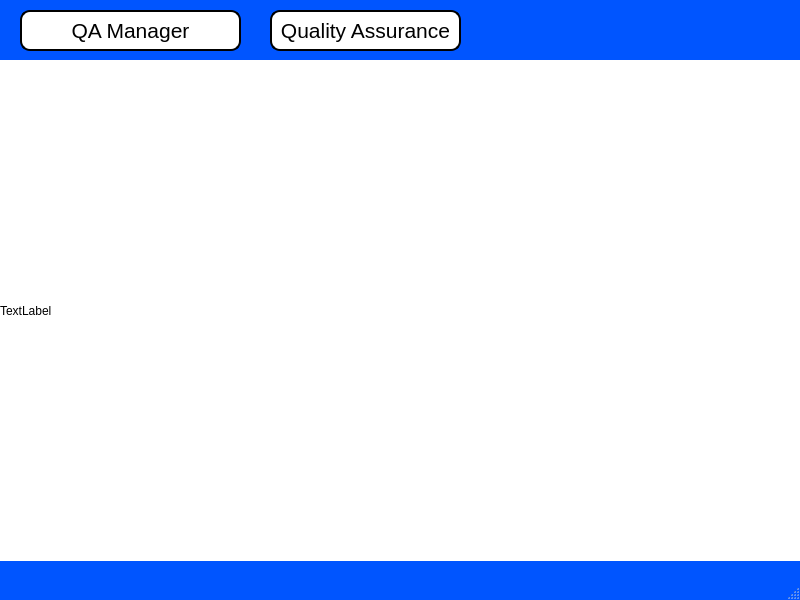
<?xml version="1.0" encoding="UTF-8"?>
<ui version="4.0">
 <class>MainWindow</class>
 <widget class="QMainWindow" name="MainWindow">
  <property name="geometry">
   <rect>
    <x>0</x>
    <y>0</y>
    <width>800</width>
    <height>600</height>
   </rect>
  </property>
  <property name="palette">
   <palette>
    <active>
     <colorrole role="WindowText">
      <brush brushstyle="SolidPattern">
       <color alpha="255">
        <red>0</red>
        <green>0</green>
        <blue>0</blue>
       </color>
      </brush>
     </colorrole>
     <colorrole role="Button">
      <brush brushstyle="SolidPattern">
       <color alpha="255">
        <red>0</red>
        <green>85</green>
        <blue>255</blue>
       </color>
      </brush>
     </colorrole>
     <colorrole role="Light">
      <brush brushstyle="SolidPattern">
       <color alpha="255">
        <red>127</red>
        <green>170</green>
        <blue>255</blue>
       </color>
      </brush>
     </colorrole>
     <colorrole role="Midlight">
      <brush brushstyle="SolidPattern">
       <color alpha="255">
        <red>63</red>
        <green>127</green>
        <blue>255</blue>
       </color>
      </brush>
     </colorrole>
     <colorrole role="Dark">
      <brush brushstyle="SolidPattern">
       <color alpha="255">
        <red>0</red>
        <green>42</green>
        <blue>127</blue>
       </color>
      </brush>
     </colorrole>
     <colorrole role="Mid">
      <brush brushstyle="SolidPattern">
       <color alpha="255">
        <red>0</red>
        <green>56</green>
        <blue>170</blue>
       </color>
      </brush>
     </colorrole>
     <colorrole role="Text">
      <brush brushstyle="SolidPattern">
       <color alpha="255">
        <red>0</red>
        <green>0</green>
        <blue>0</blue>
       </color>
      </brush>
     </colorrole>
     <colorrole role="BrightText">
      <brush brushstyle="SolidPattern">
       <color alpha="255">
        <red>255</red>
        <green>255</green>
        <blue>255</blue>
       </color>
      </brush>
     </colorrole>
     <colorrole role="ButtonText">
      <brush brushstyle="SolidPattern">
       <color alpha="255">
        <red>0</red>
        <green>0</green>
        <blue>0</blue>
       </color>
      </brush>
     </colorrole>
     <colorrole role="Base">
      <brush brushstyle="SolidPattern">
       <color alpha="255">
        <red>255</red>
        <green>255</green>
        <blue>255</blue>
       </color>
      </brush>
     </colorrole>
     <colorrole role="Window">
      <brush brushstyle="SolidPattern">
       <color alpha="255">
        <red>0</red>
        <green>85</green>
        <blue>255</blue>
       </color>
      </brush>
     </colorrole>
     <colorrole role="Shadow">
      <brush brushstyle="SolidPattern">
       <color alpha="255">
        <red>0</red>
        <green>0</green>
        <blue>0</blue>
       </color>
      </brush>
     </colorrole>
     <colorrole role="AlternateBase">
      <brush brushstyle="SolidPattern">
       <color alpha="255">
        <red>127</red>
        <green>170</green>
        <blue>255</blue>
       </color>
      </brush>
     </colorrole>
     <colorrole role="ToolTipBase">
      <brush brushstyle="SolidPattern">
       <color alpha="255">
        <red>255</red>
        <green>255</green>
        <blue>220</blue>
       </color>
      </brush>
     </colorrole>
     <colorrole role="ToolTipText">
      <brush brushstyle="SolidPattern">
       <color alpha="255">
        <red>0</red>
        <green>0</green>
        <blue>0</blue>
       </color>
      </brush>
     </colorrole>
    </active>
    <inactive>
     <colorrole role="WindowText">
      <brush brushstyle="SolidPattern">
       <color alpha="255">
        <red>0</red>
        <green>0</green>
        <blue>0</blue>
       </color>
      </brush>
     </colorrole>
     <colorrole role="Button">
      <brush brushstyle="SolidPattern">
       <color alpha="255">
        <red>0</red>
        <green>85</green>
        <blue>255</blue>
       </color>
      </brush>
     </colorrole>
     <colorrole role="Light">
      <brush brushstyle="SolidPattern">
       <color alpha="255">
        <red>127</red>
        <green>170</green>
        <blue>255</blue>
       </color>
      </brush>
     </colorrole>
     <colorrole role="Midlight">
      <brush brushstyle="SolidPattern">
       <color alpha="255">
        <red>63</red>
        <green>127</green>
        <blue>255</blue>
       </color>
      </brush>
     </colorrole>
     <colorrole role="Dark">
      <brush brushstyle="SolidPattern">
       <color alpha="255">
        <red>0</red>
        <green>42</green>
        <blue>127</blue>
       </color>
      </brush>
     </colorrole>
     <colorrole role="Mid">
      <brush brushstyle="SolidPattern">
       <color alpha="255">
        <red>0</red>
        <green>56</green>
        <blue>170</blue>
       </color>
      </brush>
     </colorrole>
     <colorrole role="Text">
      <brush brushstyle="SolidPattern">
       <color alpha="255">
        <red>0</red>
        <green>0</green>
        <blue>0</blue>
       </color>
      </brush>
     </colorrole>
     <colorrole role="BrightText">
      <brush brushstyle="SolidPattern">
       <color alpha="255">
        <red>255</red>
        <green>255</green>
        <blue>255</blue>
       </color>
      </brush>
     </colorrole>
     <colorrole role="ButtonText">
      <brush brushstyle="SolidPattern">
       <color alpha="255">
        <red>0</red>
        <green>0</green>
        <blue>0</blue>
       </color>
      </brush>
     </colorrole>
     <colorrole role="Base">
      <brush brushstyle="SolidPattern">
       <color alpha="255">
        <red>255</red>
        <green>255</green>
        <blue>255</blue>
       </color>
      </brush>
     </colorrole>
     <colorrole role="Window">
      <brush brushstyle="SolidPattern">
       <color alpha="255">
        <red>0</red>
        <green>85</green>
        <blue>255</blue>
       </color>
      </brush>
     </colorrole>
     <colorrole role="Shadow">
      <brush brushstyle="SolidPattern">
       <color alpha="255">
        <red>0</red>
        <green>0</green>
        <blue>0</blue>
       </color>
      </brush>
     </colorrole>
     <colorrole role="AlternateBase">
      <brush brushstyle="SolidPattern">
       <color alpha="255">
        <red>127</red>
        <green>170</green>
        <blue>255</blue>
       </color>
      </brush>
     </colorrole>
     <colorrole role="ToolTipBase">
      <brush brushstyle="SolidPattern">
       <color alpha="255">
        <red>255</red>
        <green>255</green>
        <blue>220</blue>
       </color>
      </brush>
     </colorrole>
     <colorrole role="ToolTipText">
      <brush brushstyle="SolidPattern">
       <color alpha="255">
        <red>0</red>
        <green>0</green>
        <blue>0</blue>
       </color>
      </brush>
     </colorrole>
    </inactive>
    <disabled>
     <colorrole role="WindowText">
      <brush brushstyle="SolidPattern">
       <color alpha="255">
        <red>0</red>
        <green>42</green>
        <blue>127</blue>
       </color>
      </brush>
     </colorrole>
     <colorrole role="Button">
      <brush brushstyle="SolidPattern">
       <color alpha="255">
        <red>0</red>
        <green>85</green>
        <blue>255</blue>
       </color>
      </brush>
     </colorrole>
     <colorrole role="Light">
      <brush brushstyle="SolidPattern">
       <color alpha="255">
        <red>127</red>
        <green>170</green>
        <blue>255</blue>
       </color>
      </brush>
     </colorrole>
     <colorrole role="Midlight">
      <brush brushstyle="SolidPattern">
       <color alpha="255">
        <red>63</red>
        <green>127</green>
        <blue>255</blue>
       </color>
      </brush>
     </colorrole>
     <colorrole role="Dark">
      <brush brushstyle="SolidPattern">
       <color alpha="255">
        <red>0</red>
        <green>42</green>
        <blue>127</blue>
       </color>
      </brush>
     </colorrole>
     <colorrole role="Mid">
      <brush brushstyle="SolidPattern">
       <color alpha="255">
        <red>0</red>
        <green>56</green>
        <blue>170</blue>
       </color>
      </brush>
     </colorrole>
     <colorrole role="Text">
      <brush brushstyle="SolidPattern">
       <color alpha="255">
        <red>0</red>
        <green>42</green>
        <blue>127</blue>
       </color>
      </brush>
     </colorrole>
     <colorrole role="BrightText">
      <brush brushstyle="SolidPattern">
       <color alpha="255">
        <red>255</red>
        <green>255</green>
        <blue>255</blue>
       </color>
      </brush>
     </colorrole>
     <colorrole role="ButtonText">
      <brush brushstyle="SolidPattern">
       <color alpha="255">
        <red>0</red>
        <green>42</green>
        <blue>127</blue>
       </color>
      </brush>
     </colorrole>
     <colorrole role="Base">
      <brush brushstyle="SolidPattern">
       <color alpha="255">
        <red>0</red>
        <green>85</green>
        <blue>255</blue>
       </color>
      </brush>
     </colorrole>
     <colorrole role="Window">
      <brush brushstyle="SolidPattern">
       <color alpha="255">
        <red>0</red>
        <green>85</green>
        <blue>255</blue>
       </color>
      </brush>
     </colorrole>
     <colorrole role="Shadow">
      <brush brushstyle="SolidPattern">
       <color alpha="255">
        <red>0</red>
        <green>0</green>
        <blue>0</blue>
       </color>
      </brush>
     </colorrole>
     <colorrole role="AlternateBase">
      <brush brushstyle="SolidPattern">
       <color alpha="255">
        <red>0</red>
        <green>85</green>
        <blue>255</blue>
       </color>
      </brush>
     </colorrole>
     <colorrole role="ToolTipBase">
      <brush brushstyle="SolidPattern">
       <color alpha="255">
        <red>255</red>
        <green>255</green>
        <blue>220</blue>
       </color>
      </brush>
     </colorrole>
     <colorrole role="ToolTipText">
      <brush brushstyle="SolidPattern">
       <color alpha="255">
        <red>0</red>
        <green>0</green>
        <blue>0</blue>
       </color>
      </brush>
     </colorrole>
    </disabled>
   </palette>
  </property>
  <property name="windowTitle">
   <string>MainWindow</string>
  </property>
  <widget class="QWidget" name="centralwidget">
   <widget class="QLabel" name="label">
    <property name="geometry">
     <rect>
      <x>0</x>
      <y>60</y>
      <width>801</width>
      <height>501</height>
     </rect>
    </property>
    <property name="styleSheet">
     <string notr="true">background-image: url('C:/source/pythonQSG/PyQt6 Apps/images/Quality-Assurance.png');
background-repeat: no-repeat;
background-position: center;
background-attachment: fixed;
background-color: white; /* Fallback color */</string>
    </property>
    <property name="text">
     <string>TextLabel</string>
    </property>
   </widget>
   <widget class="QPushButton" name="QA_mgr_Button">
    <property name="geometry">
     <rect>
      <x>20</x>
      <y>10</y>
      <width>221</width>
      <height>41</height>
     </rect>
    </property>
    <property name="font">
     <font>
      <pointsize>16</pointsize>
     </font>
    </property>
    <property name="styleSheet">
     <string notr="true">QPushButton{background-color: white;
border: 2px solid black;
border-radius: 10px;}
QPushButton:hover{background-color:rgb(85, 255, 255);
border: 2px solidrgb(85, 255, 255);
}</string>
    </property>
    <property name="text">
     <string>QA Manager</string>
    </property>
    <property name="autoDefault">
     <bool>false</bool>
    </property>
   </widget>
   <widget class="QPushButton" name="Purchasing_Button">
    <property name="geometry">
     <rect>
      <x>270</x>
      <y>10</y>
      <width>191</width>
      <height>41</height>
     </rect>
    </property>
    <property name="font">
     <font>
      <pointsize>16</pointsize>
     </font>
    </property>
    <property name="styleSheet">
     <string notr="true">QPushButton{background-color: white;
border: 2px solid black;
border-radius: 10px;}
QPushButton:hover{background-color:rgb(85, 255, 255);
border: 2px solidrgb(85, 255, 255);
}</string>
    </property>
    <property name="text">
     <string>Quality Assurance</string>
    </property>
    <property name="autoDefault">
     <bool>false</bool>
    </property>
   </widget>
  </widget>
  <widget class="QMenuBar" name="menubar">
   <property name="geometry">
    <rect>
     <x>0</x>
     <y>0</y>
     <width>800</width>
     <height>21</height>
    </rect>
   </property>
  </widget>
  <widget class="QStatusBar" name="statusbar"/>
 </widget>
 <resources/>
 <connections/>
</ui>
